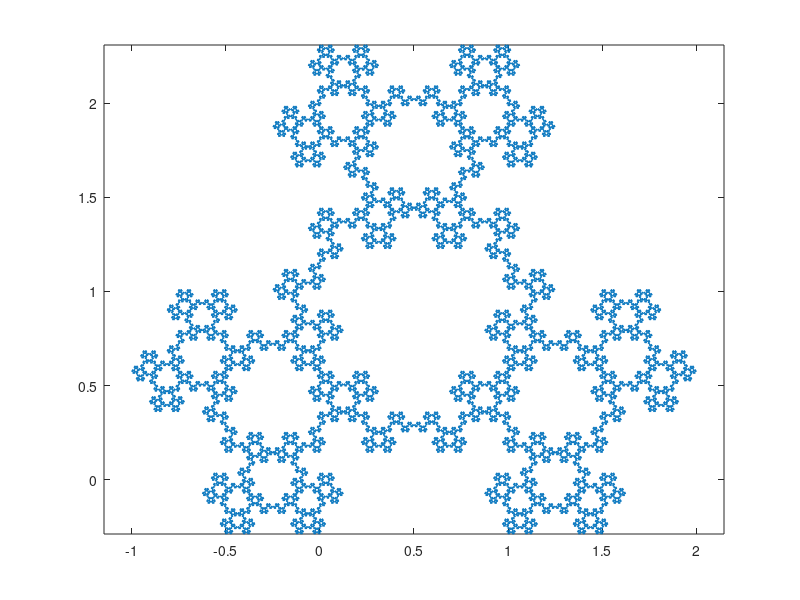

Here is the MATLAB script that generated this plot:
%% MOLECULE Hexagon Molecule Curve
%   Z = MOLECULE(N) is a closed curve in the complex plane
%   with 6*3^N+1 points. N is a nonnegative integer.
%   Author: jonas.lundgren@saabgroup.com, 2010.
%   Example
%   	plot(molecule(6)), axis equal
%   Modified by RRF
clear; clc; clf;
%% PARAMETROS
n=10;        % Number of iterations

speed=0.5;  % speed (number of seconds/frame) - default: 0.4
%% Constants
a = (1 + sqrt(-3))/2;
b = (1 - sqrt(-3))/2;
c = [1; a; -b; -1; -a; b];
%% Segment angles (divided by pi/3)
u = 0;
for k = 1:n
    u = [u+1; -u; u-1];
    fprintf('.');
    pause(speed);
    tmp = [u; 1-u; 2+u; 3-u; 4+u; 5-u];
    tmp = mod(tmp,6);
    % Points
    z = cumsum(c(tmp+1));
    z = [0; z/2^n];
    plot(z), axis equal
end
fprintf('\n\n');